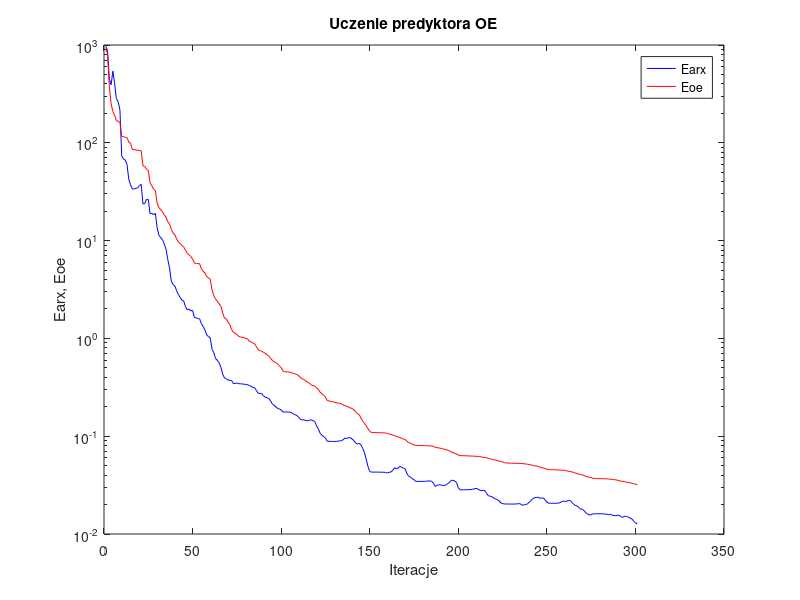
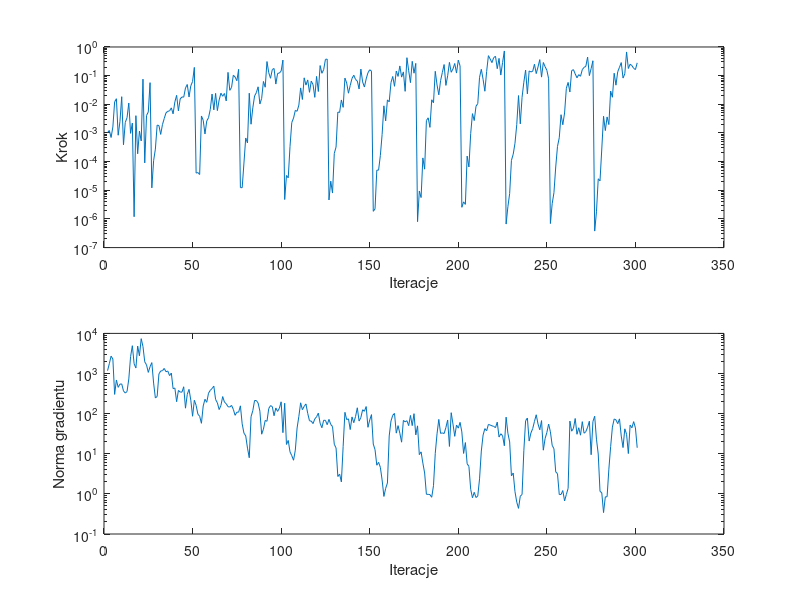

Write the MATLAB code that produced these figures, in order.
%uczenie predyktora oe
clear all;
n=0; farx(n+1)=9.721453e+002; foe(n+1)=9.225219e+002; wspucz(n+1)=0.000000e+000; ng(n+1)=0.000000e+000;
%odnowa zmiennej metryki
n=1; farx(n+1)=8.714583e+002; foe(n+1)=8.102326e+002; krok(n+1)=1.013887e-003; ng(n+1)=1.179006e+003;
n=2; farx(n+1)=4.492286e+002; foe(n+1)=3.771089e+002; krok(n+1)=1.221241e-003; ng(n+1)=1.754931e+003;
n=3; farx(n+1)=3.925362e+002; foe(n+1)=2.506570e+002; krok(n+1)=6.946998e-004; ng(n+1)=2.707715e+003;
n=4; farx(n+1)=5.405484e+002; foe(n+1)=2.093148e+002; krok(n+1)=1.620122e-003; ng(n+1)=2.301006e+003;
n=5; farx(n+1)=4.032390e+002; foe(n+1)=1.919640e+002; krok(n+1)=1.209587e-002; ng(n+1)=3.015825e+002;
n=6; farx(n+1)=2.821173e+002; foe(n+1)=1.679389e+002; krok(n+1)=1.564440e-002; ng(n+1)=6.899614e+002;
n=7; farx(n+1)=2.636839e+002; foe(n+1)=1.664503e+002; krok(n+1)=8.336543e-004; ng(n+1)=4.521881e+002;
n=8; farx(n+1)=2.152302e+002; foe(n+1)=1.613550e+002; krok(n+1)=2.511123e-003; ng(n+1)=5.439355e+002;
n=9; farx(n+1)=7.327039e+001; foe(n+1)=1.162486e+002; krok(n+1)=1.843505e-002; ng(n+1)=5.503517e+002;
n=10; farx(n+1)=6.809667e+001; foe(n+1)=1.151131e+002; krok(n+1)=3.870231e-004; ng(n+1)=3.692520e+002;
n=11; farx(n+1)=6.666317e+001; foe(n+1)=1.142769e+002; krok(n+1)=2.332157e-003; ng(n+1)=3.257758e+002;
n=12; farx(n+1)=6.000032e+001; foe(n+1)=1.123701e+002; krok(n+1)=3.401267e-003; ng(n+1)=3.557227e+002;
n=13; farx(n+1)=4.207477e+001; foe(n+1)=1.015226e+002; krok(n+1)=1.109636e-002; ng(n+1)=7.323390e+002;
n=14; farx(n+1)=3.720911e+001; foe(n+1)=9.932773e+001; krok(n+1)=9.704806e-004; ng(n+1)=2.633765e+003;
n=15; farx(n+1)=3.368184e+001; foe(n+1)=8.537896e+001; krok(n+1)=2.212152e-003; ng(n+1)=4.932451e+003;
n=16; farx(n+1)=3.368017e+001; foe(n+1)=8.537751e+001; krok(n+1)=1.193633e-006; ng(n+1)=1.745609e+003;
n=17; farx(n+1)=3.435655e+001; foe(n+1)=8.414876e+001; krok(n+1)=4.011567e-003; ng(n+1)=1.371761e+003;
n=18; farx(n+1)=3.448587e+001; foe(n+1)=8.407067e+001; krok(n+1)=1.874926e-004; ng(n+1)=4.848008e+003;
n=19; farx(n+1)=3.663468e+001; foe(n+1)=8.332822e+001; krok(n+1)=1.166078e-003; ng(n+1)=2.752320e+003;
n=20; farx(n+1)=3.756687e+001; foe(n+1)=8.279094e+001; krok(n+1)=5.265079e-004; ng(n+1)=7.386954e+003;
n=21; farx(n+1)=2.366861e+001; foe(n+1)=5.787691e+001; krok(n+1)=7.533713e-002; ng(n+1)=4.689106e+003;
n=22; farx(n+1)=2.390164e+001; foe(n+1)=5.730864e+001; krok(n+1)=9.016768e-005; ng(n+1)=1.956702e+003;
n=23; farx(n+1)=2.644833e+001; foe(n+1)=5.366665e+001; krok(n+1)=4.055547e-003; ng(n+1)=1.642126e+003;
n=24; farx(n+1)=2.628667e+001; foe(n+1)=5.222710e+001; krok(n+1)=5.414124e-003; ng(n+1)=1.067378e+003;
n=25; farx(n+1)=1.882593e+001; foe(n+1)=3.891541e+001; krok(n+1)=5.694364e-002; ng(n+1)=1.480384e+003;
%odnowa zmiennej metryki
n=26; farx(n+1)=1.906451e+001; foe(n+1)=3.633876e+001; krok(n+1)=1.214216e-005; ng(n+1)=1.870301e+003;
n=27; farx(n+1)=1.833915e+001; foe(n+1)=3.360239e+001; krok(n+1)=1.075741e-004; ng(n+1)=5.779873e+002;
n=28; farx(n+1)=1.905093e+001; foe(n+1)=3.242376e+001; krok(n+1)=2.734728e-004; ng(n+1)=2.458570e+002;
n=29; farx(n+1)=1.355632e+001; foe(n+1)=2.416372e+001; krok(n+1)=1.882699e-003; ng(n+1)=2.672679e+002;
n=30; farx(n+1)=1.133475e+001; foe(n+1)=2.171736e+001; krok(n+1)=1.812955e-003; ng(n+1)=9.766510e+002;
n=31; farx(n+1)=1.072234e+001; foe(n+1)=2.068502e+001; krok(n+1)=8.897443e-004; ng(n+1)=1.155734e+003;
n=32; farx(n+1)=1.024446e+001; foe(n+1)=1.972136e+001; krok(n+1)=1.958759e-003; ng(n+1)=1.173812e+003;
n=33; farx(n+1)=9.243444e+000; foe(n+1)=1.833026e+001; krok(n+1)=3.195265e-003; ng(n+1)=1.338214e+003;
n=34; farx(n+1)=8.192273e+000; foe(n+1)=1.737084e+001; krok(n+1)=5.038654e-003; ng(n+1)=1.107668e+003;
n=35; farx(n+1)=6.409433e+000; foe(n+1)=1.555237e+001; krok(n+1)=5.699196e-003; ng(n+1)=1.155112e+003;
n=36; farx(n+1)=5.252526e+000; foe(n+1)=1.485565e+001; krok(n+1)=5.879413e-003; ng(n+1)=8.871339e+002;
n=37; farx(n+1)=3.849736e+000; foe(n+1)=1.298281e+001; krok(n+1)=7.505960e-003; ng(n+1)=1.029159e+003;
n=38; farx(n+1)=3.542805e+000; foe(n+1)=1.195819e+001; krok(n+1)=4.653602e-003; ng(n+1)=4.198121e+002;
n=39; farx(n+1)=3.435807e+000; foe(n+1)=1.146565e+001; krok(n+1)=1.214548e-002; ng(n+1)=4.355376e+002;
n=40; farx(n+1)=3.071129e+000; foe(n+1)=1.041733e+001; krok(n+1)=2.054980e-002; ng(n+1)=1.983979e+002;
n=41; farx(n+1)=2.810808e+000; foe(n+1)=9.647132e+000; krok(n+1)=5.915528e-003; ng(n+1)=3.788740e+002;
n=42; farx(n+1)=2.613668e+000; foe(n+1)=9.299050e+000; krok(n+1)=1.536047e-002; ng(n+1)=3.448876e+002;
n=43; farx(n+1)=2.462575e+000; foe(n+1)=8.881034e+000; krok(n+1)=1.806016e-002; ng(n+1)=3.429272e+002;
n=44; farx(n+1)=2.415385e+000; foe(n+1)=8.617019e+000; krok(n+1)=1.775074e-002; ng(n+1)=4.678603e+002;
n=45; farx(n+1)=2.102882e+000; foe(n+1)=7.977286e+000; krok(n+1)=3.730542e-002; ng(n+1)=1.367963e+002;
n=46; farx(n+1)=1.957350e+000; foe(n+1)=7.373910e+000; krok(n+1)=4.905012e-002; ng(n+1)=3.026346e+002;
n=47; farx(n+1)=1.990513e+000; foe(n+1)=7.170469e+000; krok(n+1)=1.801017e-002; ng(n+1)=4.030538e+002;
n=48; farx(n+1)=1.910854e+000; foe(n+1)=6.878282e+000; krok(n+1)=4.438543e-002; ng(n+1)=2.173206e+002;
n=49; farx(n+1)=1.933793e+000; foe(n+1)=6.504298e+000; krok(n+1)=6.252611e-002; ng(n+1)=8.610617e+001;
n=50; farx(n+1)=1.640114e+000; foe(n+1)=5.911929e+000; krok(n+1)=1.936521e-001; ng(n+1)=2.156226e+002;
%odnowa zmiennej metryki
n=51; farx(n+1)=1.621846e+000; foe(n+1)=5.847017e+000; krok(n+1)=3.980988e-005; ng(n+1)=1.608701e+002;
n=52; farx(n+1)=1.597024e+000; foe(n+1)=5.816818e+000; krok(n+1)=4.156331e-005; ng(n+1)=9.704040e+001;
n=53; farx(n+1)=1.579536e+000; foe(n+1)=5.800128e+000; krok(n+1)=3.551969e-005; ng(n+1)=8.596823e+001;
n=54; farx(n+1)=1.410294e+000; foe(n+1)=5.122277e+000; krok(n+1)=3.907882e-003; ng(n+1)=5.744227e+001;
n=55; farx(n+1)=1.319201e+000; foe(n+1)=4.867543e+000; krok(n+1)=2.774090e-003; ng(n+1)=1.553518e+002;
n=56; farx(n+1)=1.216669e+000; foe(n+1)=4.665743e+000; krok(n+1)=9.208067e-004; ng(n+1)=2.280137e+002;
n=57; farx(n+1)=1.082216e+000; foe(n+1)=4.275889e+000; krok(n+1)=2.621411e-003; ng(n+1)=1.915902e+002;
n=58; farx(n+1)=1.043703e+000; foe(n+1)=4.153710e+000; krok(n+1)=3.400118e-003; ng(n+1)=3.233096e+002;
n=59; farx(n+1)=1.008855e+000; foe(n+1)=4.016884e+000; krok(n+1)=6.669234e-003; ng(n+1)=3.804949e+002;
n=60; farx(n+1)=7.713351e-001; foe(n+1)=3.115518e+000; krok(n+1)=2.284436e-002; ng(n+1)=4.231974e+002;
n=61; farx(n+1)=7.138025e-001; foe(n+1)=2.733523e+000; krok(n+1)=6.380132e-003; ng(n+1)=4.831414e+002;
n=62; farx(n+1)=6.215247e-001; foe(n+1)=2.510107e+000; krok(n+1)=2.409244e-002; ng(n+1)=2.246691e+002;
n=63; farx(n+1)=5.952066e-001; foe(n+1)=2.401790e+000; krok(n+1)=6.019169e-003; ng(n+1)=1.861881e+002;
n=64; farx(n+1)=5.628816e-001; foe(n+1)=2.254806e+000; krok(n+1)=1.423801e-002; ng(n+1)=1.264536e+002;
n=65; farx(n+1)=5.057185e-001; foe(n+1)=2.125969e+000; krok(n+1)=2.439969e-002; ng(n+1)=1.596607e+002;
n=66; farx(n+1)=4.305351e-001; foe(n+1)=1.811532e+000; krok(n+1)=1.911063e-002; ng(n+1)=2.664135e+002;
n=67; farx(n+1)=3.950146e-001; foe(n+1)=1.615745e+000; krok(n+1)=2.378798e-002; ng(n+1)=1.935754e+002;
n=68; farx(n+1)=3.867377e-001; foe(n+1)=1.585615e+000; krok(n+1)=1.308616e-002; ng(n+1)=1.762381e+002;
n=69; farx(n+1)=3.757410e-001; foe(n+1)=1.469657e+000; krok(n+1)=1.300904e-001; ng(n+1)=1.490423e+002;
n=70; farx(n+1)=3.723852e-001; foe(n+1)=1.388201e+000; krok(n+1)=3.081106e-002; ng(n+1)=1.457945e+002;
n=71; farx(n+1)=3.715147e-001; foe(n+1)=1.233573e+000; krok(n+1)=3.876686e-002; ng(n+1)=1.603247e+002;
n=72; farx(n+1)=3.455668e-001; foe(n+1)=1.154069e+000; krok(n+1)=1.032026e-001; ng(n+1)=1.279960e+002;
n=73; farx(n+1)=3.461325e-001; foe(n+1)=1.130488e+000; krok(n+1)=8.973318e-002; ng(n+1)=9.088404e+001;
n=74; farx(n+1)=3.495072e-001; foe(n+1)=1.099036e+000; krok(n+1)=6.640781e-002; ng(n+1)=1.087698e+002;
n=75; farx(n+1)=3.447171e-001; foe(n+1)=1.049132e+000; krok(n+1)=1.660944e-001; ng(n+1)=1.088121e+002;
%odnowa zmiennej metryki
n=76; farx(n+1)=3.431995e-001; foe(n+1)=1.031285e+000; krok(n+1)=1.240203e-005; ng(n+1)=1.564180e+002;
n=77; farx(n+1)=3.426826e-001; foe(n+1)=1.027872e+000; krok(n+1)=1.228282e-005; ng(n+1)=5.560031e+001;
n=78; farx(n+1)=3.405076e-001; foe(n+1)=1.021130e+000; krok(n+1)=8.923578e-005; ng(n+1)=3.263730e+001;
n=79; farx(n+1)=3.378538e-001; foe(n+1)=9.958811e-001; krok(n+1)=6.694872e-004; ng(n+1)=2.798729e+001;
n=80; farx(n+1)=3.369319e-001; foe(n+1)=9.917583e-001; krok(n+1)=4.480372e-004; ng(n+1)=1.381724e+001;
n=81; farx(n+1)=3.295362e-001; foe(n+1)=9.320127e-001; krok(n+1)=2.439969e-002; ng(n+1)=7.957389e+000;
n=82; farx(n+1)=3.247021e-001; foe(n+1)=9.201034e-001; krok(n+1)=2.019006e-003; ng(n+1)=8.370213e+001;
n=83; farx(n+1)=3.159908e-001; foe(n+1)=8.963655e-001; krok(n+1)=7.504897e-003; ng(n+1)=1.183144e+002;
n=84; farx(n+1)=3.135328e-001; foe(n+1)=8.845812e-001; krok(n+1)=1.950573e-002; ng(n+1)=2.126540e+002;
n=85; farx(n+1)=2.937235e-001; foe(n+1)=8.267828e-001; krok(n+1)=2.552053e-002; ng(n+1)=2.122910e+002;
n=86; farx(n+1)=2.753295e-001; foe(n+1)=7.676112e-001; krok(n+1)=4.076532e-002; ng(n+1)=1.836509e+002;
n=87; farx(n+1)=2.738584e-001; foe(n+1)=7.489029e-001; krok(n+1)=1.023953e-002; ng(n+1)=1.152131e+002;
n=88; farx(n+1)=2.729099e-001; foe(n+1)=7.405787e-001; krok(n+1)=1.610734e-002; ng(n+1)=3.072695e+001;
n=89; farx(n+1)=2.587449e-001; foe(n+1)=7.202421e-001; krok(n+1)=6.269998e-002; ng(n+1)=4.101715e+001;
n=90; farx(n+1)=2.511487e-001; foe(n+1)=7.037114e-001; krok(n+1)=3.943936e-002; ng(n+1)=6.775961e+001;
n=91; farx(n+1)=2.475705e-001; foe(n+1)=6.801980e-001; krok(n+1)=3.105531e-001; ng(n+1)=6.446402e+001;
n=92; farx(n+1)=2.432415e-001; foe(n+1)=6.615232e-001; krok(n+1)=1.269085e-001; ng(n+1)=1.341187e+002;
n=93; farx(n+1)=2.304466e-001; foe(n+1)=6.265890e-001; krok(n+1)=8.097460e-002; ng(n+1)=1.584179e+002;
n=94; farx(n+1)=2.141137e-001; foe(n+1)=5.966561e-001; krok(n+1)=1.627922e-001; ng(n+1)=1.499114e+002;
n=95; farx(n+1)=2.072145e-001; foe(n+1)=5.754243e-001; krok(n+1)=1.775417e-001; ng(n+1)=8.860124e+001;
n=96; farx(n+1)=1.993214e-001; foe(n+1)=5.660107e-001; krok(n+1)=5.082412e-002; ng(n+1)=1.384708e+002;
n=97; farx(n+1)=1.922636e-001; foe(n+1)=5.491347e-001; krok(n+1)=1.197092e-001; ng(n+1)=1.139078e+002;
n=98; farx(n+1)=1.899660e-001; foe(n+1)=5.236917e-001; krok(n+1)=1.232694e-001; ng(n+1)=1.363039e+002;
n=99; farx(n+1)=1.858438e-001; foe(n+1)=5.032420e-001; krok(n+1)=1.447238e-001; ng(n+1)=1.970419e+002;
n=100; farx(n+1)=1.772809e-001; foe(n+1)=4.659119e-001; krok(n+1)=3.493083e-001; ng(n+1)=3.354913e+001;
%odnowa zmiennej metryki
n=101; farx(n+1)=1.769458e-001; foe(n+1)=4.558403e-001; krok(n+1)=4.760421e-006; ng(n+1)=1.815453e+002;
n=102; farx(n+1)=1.767940e-001; foe(n+1)=4.552736e-001; krok(n+1)=3.282609e-005; ng(n+1)=1.706082e+001;
n=103; farx(n+1)=1.765517e-001; foe(n+1)=4.545968e-001; krok(n+1)=2.722915e-005; ng(n+1)=2.149108e+001;
n=104; farx(n+1)=1.762508e-001; foe(n+1)=4.528113e-001; krok(n+1)=3.325065e-004; ng(n+1)=1.116679e+001;
n=105; farx(n+1)=1.726301e-001; foe(n+1)=4.438124e-001; krok(n+1)=2.314595e-003; ng(n+1)=8.966084e+000;
n=106; farx(n+1)=1.692475e-001; foe(n+1)=4.392308e-001; krok(n+1)=3.303815e-003; ng(n+1)=6.897263e+000;
n=107; farx(n+1)=1.653230e-001; foe(n+1)=4.327524e-001; krok(n+1)=6.130766e-003; ng(n+1)=1.231134e+001;
n=108; farx(n+1)=1.621543e-001; foe(n+1)=4.270348e-001; krok(n+1)=5.711090e-003; ng(n+1)=4.383275e+001;
n=109; farx(n+1)=1.548185e-001; foe(n+1)=4.142201e-001; krok(n+1)=9.367765e-003; ng(n+1)=8.560032e+001;
n=110; farx(n+1)=1.486313e-001; foe(n+1)=3.939386e-001; krok(n+1)=3.731451e-002; ng(n+1)=1.862291e+002;
n=111; farx(n+1)=1.467212e-001; foe(n+1)=3.861308e-001; krok(n+1)=1.473291e-002; ng(n+1)=1.253269e+002;
n=112; farx(n+1)=1.471437e-001; foe(n+1)=3.793330e-001; krok(n+1)=8.388517e-002; ng(n+1)=1.518768e+002;
n=113; farx(n+1)=1.443508e-001; foe(n+1)=3.666604e-001; krok(n+1)=4.679730e-002; ng(n+1)=1.741663e+002;
n=114; farx(n+1)=1.437459e-001; foe(n+1)=3.541738e-001; krok(n+1)=7.084462e-002; ng(n+1)=1.014841e+002;
n=115; farx(n+1)=1.457532e-001; foe(n+1)=3.481977e-001; krok(n+1)=2.617870e-002; ng(n+1)=6.640363e+001;
n=116; farx(n+1)=1.472808e-001; foe(n+1)=3.344715e-001; krok(n+1)=6.444366e-002; ng(n+1)=6.512459e+001;
n=117; farx(n+1)=1.440094e-001; foe(n+1)=3.281377e-001; krok(n+1)=4.864952e-002; ng(n+1)=5.651859e+001;
n=118; farx(n+1)=1.416779e-001; foe(n+1)=3.248827e-001; krok(n+1)=1.750226e-002; ng(n+1)=7.371831e+001;
n=119; farx(n+1)=1.269934e-001; foe(n+1)=3.109087e-001; krok(n+1)=9.420590e-002; ng(n+1)=8.357247e+001;
n=120; farx(n+1)=1.191864e-001; foe(n+1)=3.017605e-001; krok(n+1)=2.799347e-002; ng(n+1)=1.029607e+002;
n=121; farx(n+1)=1.070159e-001; foe(n+1)=2.814692e-001; krok(n+1)=2.250273e-001; ng(n+1)=5.776236e+001;
n=122; farx(n+1)=1.022717e-001; foe(n+1)=2.723227e-001; krok(n+1)=1.210679e-001; ng(n+1)=4.452575e+001;
n=123; farx(n+1)=9.907095e-002; foe(n+1)=2.637305e-001; krok(n+1)=1.612369e-001; ng(n+1)=6.840349e+001;
n=124; farx(n+1)=9.609841e-002; foe(n+1)=2.510397e-001; krok(n+1)=3.691454e-001; ng(n+1)=6.807988e+001;
n=125; farx(n+1)=8.874504e-002; foe(n+1)=2.312883e-001; krok(n+1)=3.780408e-001; ng(n+1)=5.303644e+001;
%odnowa zmiennej metryki
n=126; farx(n+1)=8.871166e-002; foe(n+1)=2.300217e-001; krok(n+1)=4.588605e-006; ng(n+1)=7.194913e+001;
n=127; farx(n+1)=8.851066e-002; foe(n+1)=2.263419e-001; krok(n+1)=2.078166e-005; ng(n+1)=5.368387e+001;
n=128; farx(n+1)=8.849669e-002; foe(n+1)=2.253952e-001; krok(n+1)=8.001301e-006; ng(n+1)=4.773004e+001;
n=129; farx(n+1)=8.843673e-002; foe(n+1)=2.226694e-001; krok(n+1)=1.935115e-004; ng(n+1)=1.725847e+001;
n=130; farx(n+1)=8.838997e-002; foe(n+1)=2.199401e-001; krok(n+1)=3.229906e-004; ng(n+1)=1.394503e+001;
n=131; farx(n+1)=8.889302e-002; foe(n+1)=2.183917e-001; krok(n+1)=5.355898e-003; ng(n+1)=2.711584e+000;
n=132; farx(n+1)=8.971537e-002; foe(n+1)=2.168208e-001; krok(n+1)=5.200687e-003; ng(n+1)=3.109640e+000;
n=133; farx(n+1)=8.990326e-002; foe(n+1)=2.149303e-001; krok(n+1)=1.417782e-002; ng(n+1)=1.990257e+000;
n=134; farx(n+1)=9.215964e-002; foe(n+1)=2.083681e-001; krok(n+1)=7.835038e-003; ng(n+1)=1.528858e+001;
n=135; farx(n+1)=9.574313e-002; foe(n+1)=2.053986e-001; krok(n+1)=8.219922e-002; ng(n+1)=1.079803e+002;
n=136; farx(n+1)=9.473452e-002; foe(n+1)=2.025180e-001; krok(n+1)=5.536703e-002; ng(n+1)=7.094604e+001;
n=137; farx(n+1)=9.659744e-002; foe(n+1)=1.994923e-001; krok(n+1)=2.440235e-002; ng(n+1)=7.424496e+001;
n=138; farx(n+1)=9.667120e-002; foe(n+1)=1.948557e-001; krok(n+1)=4.569519e-002; ng(n+1)=4.010440e+001;
n=139; farx(n+1)=9.390290e-002; foe(n+1)=1.920473e-001; krok(n+1)=8.000730e-002; ng(n+1)=8.284125e+001;
n=140; farx(n+1)=9.024788e-002; foe(n+1)=1.866197e-001; krok(n+1)=1.036878e-001; ng(n+1)=5.944693e+001;
n=141; farx(n+1)=8.561552e-002; foe(n+1)=1.780694e-001; krok(n+1)=7.368707e-002; ng(n+1)=8.480280e+001;
n=142; farx(n+1)=8.315961e-002; foe(n+1)=1.696130e-001; krok(n+1)=6.482479e-002; ng(n+1)=1.399557e+002;
n=143; farx(n+1)=8.420871e-002; foe(n+1)=1.669957e-001; krok(n+1)=3.423266e-002; ng(n+1)=6.531503e+001;
n=144; farx(n+1)=8.226855e-002; foe(n+1)=1.539818e-001; krok(n+1)=1.695040e-001; ng(n+1)=8.006584e+001;
n=145; farx(n+1)=7.500454e-002; foe(n+1)=1.427891e-001; krok(n+1)=6.045742e-002; ng(n+1)=1.249534e+002;
n=146; farx(n+1)=6.838178e-002; foe(n+1)=1.362347e-001; krok(n+1)=4.000365e-002; ng(n+1)=1.144635e+002;
n=147; farx(n+1)=5.806392e-002; foe(n+1)=1.273384e-001; krok(n+1)=7.709486e-002; ng(n+1)=1.501417e+002;
n=148; farx(n+1)=4.919741e-002; foe(n+1)=1.194095e-001; krok(n+1)=1.261335e-001; ng(n+1)=4.566810e+001;
n=149; farx(n+1)=4.356106e-002; foe(n+1)=1.126814e-001; krok(n+1)=1.601162e-001; ng(n+1)=6.940128e+001;
n=150; farx(n+1)=4.293131e-002; foe(n+1)=1.089875e-001; krok(n+1)=1.438191e-001; ng(n+1)=9.455890e+001;
%odnowa zmiennej metryki
n=151; farx(n+1)=4.293252e-002; foe(n+1)=1.089440e-001; krok(n+1)=1.845341e-006; ng(n+1)=1.747442e+001;
n=152; farx(n+1)=4.293486e-002; foe(n+1)=1.089263e-001; krok(n+1)=2.245085e-006; ng(n+1)=1.265704e+001;
n=153; farx(n+1)=4.294081e-002; foe(n+1)=1.088700e-001; krok(n+1)=5.036707e-005; ng(n+1)=5.183544e+000;
n=154; farx(n+1)=4.291646e-002; foe(n+1)=1.087769e-001; krok(n+1)=5.039187e-005; ng(n+1)=6.126973e+000;
n=155; farx(n+1)=4.288544e-002; foe(n+1)=1.085778e-001; krok(n+1)=1.625215e-004; ng(n+1)=4.598035e+000;
n=156; farx(n+1)=4.284281e-002; foe(n+1)=1.083473e-001; krok(n+1)=8.898758e-004; ng(n+1)=2.217139e+000;
n=157; farx(n+1)=4.275456e-002; foe(n+1)=1.080304e-001; krok(n+1)=8.839546e-003; ng(n+1)=8.638792e-001;
n=158; farx(n+1)=4.258115e-002; foe(n+1)=1.078597e-001; krok(n+1)=2.634602e-003; ng(n+1)=1.371522e+000;
n=159; farx(n+1)=4.204435e-002; foe(n+1)=1.064527e-001; krok(n+1)=1.423591e-002; ng(n+1)=1.866116e+000;
n=160; farx(n+1)=4.284405e-002; foe(n+1)=1.054450e-001; krok(n+1)=1.220118e-002; ng(n+1)=2.780653e+001;
n=161; farx(n+1)=4.297381e-002; foe(n+1)=1.043283e-001; krok(n+1)=5.730115e-002; ng(n+1)=6.552731e+001;
n=162; farx(n+1)=4.470506e-002; foe(n+1)=1.027608e-001; krok(n+1)=9.353615e-002; ng(n+1)=9.089608e+001;
n=163; farx(n+1)=4.752522e-002; foe(n+1)=1.012470e-001; krok(n+1)=4.254539e-002; ng(n+1)=1.011426e+002;
n=164; farx(n+1)=4.635567e-002; foe(n+1)=9.990364e-002; krok(n+1)=1.447238e-001; ng(n+1)=3.266510e+001;
n=165; farx(n+1)=4.722967e-002; foe(n+1)=9.857721e-002; krok(n+1)=9.407061e-002; ng(n+1)=5.020735e+001;
n=166; farx(n+1)=4.918605e-002; foe(n+1)=9.689057e-002; krok(n+1)=2.183343e-001; ng(n+1)=3.252077e+001;
n=167; farx(n+1)=4.814794e-002; foe(n+1)=9.530293e-002; krok(n+1)=8.892157e-002; ng(n+1)=1.942750e+001;
n=168; farx(n+1)=4.717335e-002; foe(n+1)=9.350011e-002; krok(n+1)=1.350863e-001; ng(n+1)=6.778919e+001;
n=169; farx(n+1)=4.628728e-002; foe(n+1)=9.256445e-002; krok(n+1)=2.835564e-002; ng(n+1)=6.239935e+001;
n=170; farx(n+1)=4.158035e-002; foe(n+1)=8.875106e-002; krok(n+1)=4.228235e-001; ng(n+1)=6.670620e+001;
n=171; farx(n+1)=3.891582e-002; foe(n+1)=8.600180e-002; krok(n+1)=1.478545e-001; ng(n+1)=5.013610e+001;
n=172; farx(n+1)=3.834581e-002; foe(n+1)=8.514105e-002; krok(n+1)=5.695205e-002; ng(n+1)=9.005405e+001;
n=173; farx(n+1)=3.677956e-002; foe(n+1)=8.270749e-002; krok(n+1)=3.160606e-001; ng(n+1)=5.025508e+001;
n=174; farx(n+1)=3.586188e-002; foe(n+1)=8.164273e-002; krok(n+1)=1.217528e-001; ng(n+1)=9.979244e+001;
n=175; farx(n+1)=3.452257e-002; foe(n+1)=8.050564e-002; krok(n+1)=2.676098e-001; ng(n+1)=2.953541e+001;
%odnowa zmiennej metryki
n=176; farx(n+1)=3.452251e-002; foe(n+1)=8.039978e-002; krok(n+1)=8.022765e-007; ng(n+1)=4.960241e+001;
n=177; farx(n+1)=3.451596e-002; foe(n+1)=8.035468e-002; krok(n+1)=9.410994e-006; ng(n+1)=9.501780e+000;
n=178; farx(n+1)=3.450672e-002; foe(n+1)=8.031922e-002; krok(n+1)=5.567081e-006; ng(n+1)=1.115964e+001;
n=179; farx(n+1)=3.453399e-002; foe(n+1)=8.005209e-002; krok(n+1)=1.348719e-004; ng(n+1)=5.853944e+000;
n=180; farx(n+1)=3.453713e-002; foe(n+1)=8.001744e-002; krok(n+1)=5.445660e-005; ng(n+1)=3.317907e+000;
n=181; farx(n+1)=3.464177e-002; foe(n+1)=7.990837e-002; krok(n+1)=2.707062e-003; ng(n+1)=9.780014e-001;
n=182; farx(n+1)=3.483811e-002; foe(n+1)=7.972947e-002; krok(n+1)=3.373181e-003; ng(n+1)=9.729042e-001;
n=183; farx(n+1)=3.495577e-002; foe(n+1)=7.965411e-002; krok(n+1)=1.568736e-003; ng(n+1)=9.607851e-001;
n=184; farx(n+1)=3.452710e-002; foe(n+1)=7.933014e-002; krok(n+1)=1.438335e-002; ng(n+1)=8.233674e-001;
n=185; farx(n+1)=3.299170e-002; foe(n+1)=7.880177e-002; krok(n+1)=1.132561e-002; ng(n+1)=1.601265e+000;
n=186; farx(n+1)=3.065979e-002; foe(n+1)=7.690593e-002; krok(n+1)=1.416892e-001; ng(n+1)=1.025112e+001;
n=187; farx(n+1)=3.138472e-002; foe(n+1)=7.637529e-002; krok(n+1)=4.732206e-002; ng(n+1)=3.142225e+001;
n=188; farx(n+1)=3.191778e-002; foe(n+1)=7.584424e-002; krok(n+1)=2.138537e-002; ng(n+1)=7.181590e+001;
n=189; farx(n+1)=3.174791e-002; foe(n+1)=7.523141e-002; krok(n+1)=6.677458e-002; ng(n+1)=3.220021e+001;
n=190; farx(n+1)=3.140151e-002; foe(n+1)=7.447547e-002; krok(n+1)=1.292164e-001; ng(n+1)=3.320581e+001;
n=191; farx(n+1)=3.123002e-002; foe(n+1)=7.355990e-002; krok(n+1)=2.442288e-001; ng(n+1)=3.189125e+001;
n=192; farx(n+1)=3.181799e-002; foe(n+1)=7.291015e-002; krok(n+1)=4.568872e-002; ng(n+1)=4.507376e+001;
n=193; farx(n+1)=3.270906e-002; foe(n+1)=7.202705e-002; krok(n+1)=9.907791e-002; ng(n+1)=6.936240e+001;
n=194; farx(n+1)=3.360137e-002; foe(n+1)=7.081372e-002; krok(n+1)=2.905057e-001; ng(n+1)=1.521879e+001;
n=195; farx(n+1)=3.534257e-002; foe(n+1)=6.923180e-002; krok(n+1)=1.312394e-001; ng(n+1)=1.055534e+002;
n=196; farx(n+1)=3.543285e-002; foe(n+1)=6.772636e-002; krok(n+1)=1.722157e-001; ng(n+1)=5.481913e+001;
n=197; farx(n+1)=3.472387e-002; foe(n+1)=6.681687e-002; krok(n+1)=2.656312e-001; ng(n+1)=2.720004e+001;
n=198; farx(n+1)=3.372271e-002; foe(n+1)=6.616123e-002; krok(n+1)=1.230771e-001; ng(n+1)=5.205362e+001;
n=199; farx(n+1)=2.966393e-002; foe(n+1)=6.407846e-002; krok(n+1)=3.477470e-001; ng(n+1)=4.349704e+001;
n=200; farx(n+1)=2.832887e-002; foe(n+1)=6.343409e-002; krok(n+1)=2.193298e-001; ng(n+1)=6.061230e+001;
%odnowa zmiennej metryki
n=201; farx(n+1)=2.832507e-002; foe(n+1)=6.323847e-002; krok(n+1)=2.548789e-006; ng(n+1)=3.507302e+001;
n=202; farx(n+1)=2.832803e-002; foe(n+1)=6.321830e-002; krok(n+1)=3.943370e-006; ng(n+1)=1.018195e+001;
n=203; farx(n+1)=2.834084e-002; foe(n+1)=6.315842e-002; krok(n+1)=3.226646e-006; ng(n+1)=1.902100e+001;
n=204; farx(n+1)=2.837692e-002; foe(n+1)=6.290066e-002; krok(n+1)=1.562643e-004; ng(n+1)=5.614396e+000;
n=205; farx(n+1)=2.839752e-002; foe(n+1)=6.282325e-002; krok(n+1)=6.503105e-005; ng(n+1)=4.859797e+000;
n=206; farx(n+1)=2.845876e-002; foe(n+1)=6.275149e-002; krok(n+1)=9.540187e-004; ng(n+1)=1.299049e+000;
n=207; farx(n+1)=2.869796e-002; foe(n+1)=6.262098e-002; krok(n+1)=4.718270e-003; ng(n+1)=7.993206e-001;
n=208; farx(n+1)=2.895129e-002; foe(n+1)=6.249337e-002; krok(n+1)=2.707062e-003; ng(n+1)=1.094850e+000;
n=209; farx(n+1)=2.923656e-002; foe(n+1)=6.230336e-002; krok(n+1)=8.580693e-003; ng(n+1)=8.101028e-001;
n=210; farx(n+1)=2.885212e-002; foe(n+1)=6.211859e-002; krok(n+1)=1.053841e-002; ng(n+1)=8.881119e-001;
n=211; farx(n+1)=2.803392e-002; foe(n+1)=6.188839e-002; krok(n+1)=8.764941e-002; ng(n+1)=2.366239e+000;
n=212; farx(n+1)=2.778106e-002; foe(n+1)=6.138109e-002; krok(n+1)=1.666671e-001; ng(n+1)=1.168490e+001;
n=213; farx(n+1)=2.791780e-002; foe(n+1)=6.096703e-002; krok(n+1)=7.437068e-002; ng(n+1)=2.926392e+001;
n=214; farx(n+1)=2.773977e-002; foe(n+1)=6.068442e-002; krok(n+1)=2.857938e-002; ng(n+1)=4.231281e+001;
n=215; farx(n+1)=2.596440e-002; foe(n+1)=6.008373e-002; krok(n+1)=1.390811e-001; ng(n+1)=3.734586e+001;
n=216; farx(n+1)=2.460400e-002; foe(n+1)=5.933292e-002; krok(n+1)=4.979739e-001; ng(n+1)=5.387559e+001;
n=217; farx(n+1)=2.440102e-002; foe(n+1)=5.869987e-002; krok(n+1)=3.806077e-001; ng(n+1)=5.196459e+001;
n=218; farx(n+1)=2.400134e-002; foe(n+1)=5.811869e-002; krok(n+1)=2.846355e-001; ng(n+1)=4.978464e+001;
n=219; farx(n+1)=2.340150e-002; foe(n+1)=5.747781e-002; krok(n+1)=4.268310e-001; ng(n+1)=4.805592e+001;
n=220; farx(n+1)=2.276781e-002; foe(n+1)=5.686159e-002; krok(n+1)=4.747686e-001; ng(n+1)=4.480001e+001;
n=221; farx(n+1)=2.247424e-002; foe(n+1)=5.625132e-002; krok(n+1)=1.746541e-001; ng(n+1)=6.155847e+001;
n=222; farx(n+1)=2.179432e-002; foe(n+1)=5.573684e-002; krok(n+1)=4.003408e-001; ng(n+1)=2.610425e+001;
n=223; farx(n+1)=2.076169e-002; foe(n+1)=5.507404e-002; krok(n+1)=1.047148e-001; ng(n+1)=3.155381e+001;
n=224; farx(n+1)=2.051145e-002; foe(n+1)=5.466991e-002; krok(n+1)=2.869393e-001; ng(n+1)=2.808387e+001;
n=225; farx(n+1)=2.026628e-002; foe(n+1)=5.357661e-002; krok(n+1)=7.271671e-001; ng(n+1)=1.581651e+001;
%odnowa zmiennej metryki
n=226; farx(n+1)=2.026638e-002; foe(n+1)=5.334648e-002; krok(n+1)=6.623605e-007; ng(n+1)=8.172797e+001;
n=227; farx(n+1)=2.026368e-002; foe(n+1)=5.319679e-002; krok(n+1)=2.664616e-006; ng(n+1)=3.247786e+001;
n=228; farx(n+1)=2.024180e-002; foe(n+1)=5.303198e-002; krok(n+1)=7.745883e-006; ng(n+1)=1.970744e+001;
n=229; farx(n+1)=2.023686e-002; foe(n+1)=5.298704e-002; krok(n+1)=1.107642e-004; ng(n+1)=2.815601e+000;
n=230; farx(n+1)=2.022961e-002; foe(n+1)=5.288016e-002; krok(n+1)=1.802468e-004; ng(n+1)=3.317687e+000;
n=231; farx(n+1)=2.024939e-002; foe(n+1)=5.284930e-002; krok(n+1)=4.356528e-004; ng(n+1)=1.139368e+000;
n=232; farx(n+1)=2.032357e-002; foe(n+1)=5.281249e-002; krok(n+1)=1.945210e-003; ng(n+1)=6.242231e-001;
n=233; farx(n+1)=2.042410e-002; foe(n+1)=5.274014e-002; krok(n+1)=2.015462e-002; ng(n+1)=4.358118e-001;
n=234; farx(n+1)=2.039758e-002; foe(n+1)=5.271067e-002; krok(n+1)=2.077331e-003; ng(n+1)=8.783667e-001;
n=235; farx(n+1)=1.967844e-002; foe(n+1)=5.253949e-002; krok(n+1)=1.750226e-002; ng(n+1)=9.634179e-001;
n=236; farx(n+1)=1.986112e-002; foe(n+1)=5.233501e-002; krok(n+1)=5.873647e-002; ng(n+1)=1.184924e+001;
n=237; farx(n+1)=2.000280e-002; foe(n+1)=5.201532e-002; krok(n+1)=1.569333e-001; ng(n+1)=6.651914e+001;
n=238; farx(n+1)=2.026917e-002; foe(n+1)=5.173395e-002; krok(n+1)=2.307159e-002; ng(n+1)=7.787890e+001;
n=239; farx(n+1)=2.111429e-002; foe(n+1)=5.140376e-002; krok(n+1)=1.460372e-001; ng(n+1)=2.072846e+001;
n=240; farx(n+1)=2.197053e-002; foe(n+1)=5.085676e-002; krok(n+1)=1.347860e-001; ng(n+1)=3.298003e+001;
n=241; farx(n+1)=2.285252e-002; foe(n+1)=5.035894e-002; krok(n+1)=1.414327e-001; ng(n+1)=4.216944e+001;
n=242; farx(n+1)=2.349441e-002; foe(n+1)=4.982888e-002; krok(n+1)=2.503681e-001; ng(n+1)=6.405066e+001;
n=243; farx(n+1)=2.365027e-002; foe(n+1)=4.958182e-002; krok(n+1)=1.178633e-001; ng(n+1)=9.373924e+001;
n=244; farx(n+1)=2.376145e-002; foe(n+1)=4.917700e-002; krok(n+1)=2.007982e-001; ng(n+1)=5.538372e+001;
n=245; farx(n+1)=2.321476e-002; foe(n+1)=4.826291e-002; krok(n+1)=3.624196e-001; ng(n+1)=3.957941e+001;
n=246; farx(n+1)=2.320235e-002; foe(n+1)=4.776015e-002; krok(n+1)=8.892157e-002; ng(n+1)=6.709942e+001;
n=247; farx(n+1)=2.339982e-002; foe(n+1)=4.720971e-002; krok(n+1)=2.879025e-001; ng(n+1)=1.227852e+001;
n=248; farx(n+1)=2.233784e-002; foe(n+1)=4.673349e-002; krok(n+1)=2.056099e-001; ng(n+1)=2.390849e+001;
n=249; farx(n+1)=2.119238e-002; foe(n+1)=4.602146e-002; krok(n+1)=1.540084e-001; ng(n+1)=3.388206e+001;
n=250; farx(n+1)=2.062357e-002; foe(n+1)=4.555983e-002; krok(n+1)=7.763827e-002; ng(n+1)=5.508129e+001;
%odnowa zmiennej metryki
n=251; farx(n+1)=2.062401e-002; foe(n+1)=4.551557e-002; krok(n+1)=6.913251e-007; ng(n+1)=3.518926e+001;
n=252; farx(n+1)=2.062242e-002; foe(n+1)=4.546691e-002; krok(n+1)=3.394755e-006; ng(n+1)=1.627711e+001;
n=253; farx(n+1)=2.061191e-002; foe(n+1)=4.538566e-002; krok(n+1)=8.245016e-006; ng(n+1)=1.332474e+001;
n=254; farx(n+1)=2.062702e-002; foe(n+1)=4.533382e-002; krok(n+1)=6.490171e-005; ng(n+1)=3.528292e+000;
n=255; farx(n+1)=2.068161e-002; foe(n+1)=4.514783e-002; krok(n+1)=3.395966e-004; ng(n+1)=3.195977e+000;
n=256; farx(n+1)=2.072516e-002; foe(n+1)=4.511195e-002; krok(n+1)=6.791933e-004; ng(n+1)=9.625305e-001;
n=257; farx(n+1)=2.122643e-002; foe(n+1)=4.495224e-002; krok(n+1)=4.336062e-003; ng(n+1)=9.651227e-001;
n=258; farx(n+1)=2.163832e-002; foe(n+1)=4.483976e-002; krok(n+1)=1.935208e-003; ng(n+1)=1.211396e+000;
n=259; farx(n+1)=2.164115e-002; foe(n+1)=4.479314e-002; krok(n+1)=4.969883e-003; ng(n+1)=6.663837e-001;
n=260; farx(n+1)=2.152896e-002; foe(n+1)=4.430319e-002; krok(n+1)=3.637216e-002; ng(n+1)=9.653184e-001;
n=261; farx(n+1)=2.199879e-002; foe(n+1)=4.394197e-002; krok(n+1)=5.801457e-002; ng(n+1)=1.372939e+000;
n=262; farx(n+1)=2.203639e-002; foe(n+1)=4.355282e-002; krok(n+1)=2.687524e-002; ng(n+1)=6.516734e+001;
n=263; farx(n+1)=2.125802e-002; foe(n+1)=4.319816e-002; krok(n+1)=1.500565e-001; ng(n+1)=3.654263e+001;
n=264; farx(n+1)=2.029276e-002; foe(n+1)=4.267234e-002; krok(n+1)=1.620110e-001; ng(n+1)=4.271471e+001;
n=265; farx(n+1)=1.960261e-002; foe(n+1)=4.204312e-002; krok(n+1)=1.150658e-001; ng(n+1)=7.562375e+001;
n=266; farx(n+1)=1.938014e-002; foe(n+1)=4.162169e-002; krok(n+1)=8.430727e-002; ng(n+1)=3.061071e+001;
n=267; farx(n+1)=1.869708e-002; foe(n+1)=4.096526e-002; krok(n+1)=1.084933e-001; ng(n+1)=4.447924e+001;
n=268; farx(n+1)=1.798103e-002; foe(n+1)=4.060371e-002; krok(n+1)=9.515193e-002; ng(n+1)=2.905198e+001;
n=269; farx(n+1)=1.793939e-002; foe(n+1)=4.029225e-002; krok(n+1)=1.619492e-001; ng(n+1)=6.311314e+001;
n=270; farx(n+1)=1.735854e-002; foe(n+1)=3.969891e-002; krok(n+1)=1.942977e-001; ng(n+1)=3.252050e+001;
n=271; farx(n+1)=1.647300e-002; foe(n+1)=3.892260e-002; krok(n+1)=2.114442e-001; ng(n+1)=3.561553e+001;
n=272; farx(n+1)=1.602138e-002; foe(n+1)=3.839950e-002; krok(n+1)=4.456675e-001; ng(n+1)=4.582531e+001;
n=273; farx(n+1)=1.566239e-002; foe(n+1)=3.800814e-002; krok(n+1)=1.000780e-001; ng(n+1)=6.494496e+001;
n=274; farx(n+1)=1.571374e-002; foe(n+1)=3.777116e-002; krok(n+1)=1.778431e-001; ng(n+1)=9.457452e+000;
n=275; farx(n+1)=1.609579e-002; foe(n+1)=3.712842e-002; krok(n+1)=3.307424e-001; ng(n+1)=6.369300e+001;
%odnowa zmiennej metryki
n=276; farx(n+1)=1.609381e-002; foe(n+1)=3.697076e-002; krok(n+1)=3.767767e-007; ng(n+1)=8.626730e+001;
n=277; farx(n+1)=1.609475e-002; foe(n+1)=3.692058e-002; krok(n+1)=1.771513e-006; ng(n+1)=2.308280e+001;
n=278; farx(n+1)=1.610450e-002; foe(n+1)=3.680159e-002; krok(n+1)=2.518354e-005; ng(n+1)=9.848344e+000;
n=279; farx(n+1)=1.610277e-002; foe(n+1)=3.680022e-002; krok(n+1)=2.127259e-005; ng(n+1)=1.157819e+000;
n=280; farx(n+1)=1.609621e-002; foe(n+1)=3.678328e-002; krok(n+1)=2.749912e-004; ng(n+1)=1.067591e+000;
n=281; farx(n+1)=1.606051e-002; foe(n+1)=3.676418e-002; krok(n+1)=3.833898e-003; ng(n+1)=3.416925e-001;
n=282; farx(n+1)=1.598574e-002; foe(n+1)=3.672515e-002; krok(n+1)=1.211464e-003; ng(n+1)=8.453581e-001;
n=283; farx(n+1)=1.587169e-002; foe(n+1)=3.659419e-002; krok(n+1)=3.625910e-003; ng(n+1)=8.462745e-001;
n=284; farx(n+1)=1.574709e-002; foe(n+1)=3.645358e-002; krok(n+1)=1.964993e-003; ng(n+1)=4.127837e+000;
n=285; farx(n+1)=1.594836e-002; foe(n+1)=3.626689e-002; krok(n+1)=2.900728e-002; ng(n+1)=1.498783e+001;
n=286; farx(n+1)=1.548134e-002; foe(n+1)=3.616185e-002; krok(n+1)=1.761298e-002; ng(n+1)=4.621029e+001;
n=287; farx(n+1)=1.549031e-002; foe(n+1)=3.594366e-002; krok(n+1)=1.213694e-001; ng(n+1)=7.371557e+001;
n=288; farx(n+1)=1.536868e-002; foe(n+1)=3.579276e-002; krok(n+1)=4.655230e-002; ng(n+1)=7.002188e+001;
n=289; farx(n+1)=1.561362e-002; foe(n+1)=3.540236e-002; krok(n+1)=1.369307e-001; ng(n+1)=5.626396e+001;
n=290; farx(n+1)=1.547414e-002; foe(n+1)=3.495792e-002; krok(n+1)=1.961845e-001; ng(n+1)=7.408144e+001;
n=291; farx(n+1)=1.493395e-002; foe(n+1)=3.466783e-002; krok(n+1)=2.857373e-001; ng(n+1)=2.759792e+001;
n=292; farx(n+1)=1.484398e-002; foe(n+1)=3.454232e-002; krok(n+1)=8.222485e-002; ng(n+1)=1.426096e+001;
n=293; farx(n+1)=1.525262e-002; foe(n+1)=3.433615e-002; krok(n+1)=1.158784e-001; ng(n+1)=4.182199e+001;
n=294; farx(n+1)=1.502883e-002; foe(n+1)=3.371161e-002; krok(n+1)=6.709302e-001; ng(n+1)=3.063689e+001;
n=295; farx(n+1)=1.496523e-002; foe(n+1)=3.360679e-002; krok(n+1)=1.775417e-001; ng(n+1)=1.011756e+001;
n=296; farx(n+1)=1.451628e-002; foe(n+1)=3.329182e-002; krok(n+1)=2.496347e-001; ng(n+1)=5.184820e+001;
n=297; farx(n+1)=1.425943e-002; foe(n+1)=3.306183e-002; krok(n+1)=2.249366e-001; ng(n+1)=4.441516e+001;
n=298; farx(n+1)=1.355549e-002; foe(n+1)=3.258886e-002; krok(n+1)=1.794664e-001; ng(n+1)=6.318224e+001;
n=299; farx(n+1)=1.303314e-002; foe(n+1)=3.234363e-002; krok(n+1)=1.630613e-001; ng(n+1)=4.407099e+001;
n=300; farx(n+1)=1.265491e-002; foe(n+1)=3.195701e-002; krok(n+1)=2.800362e-001; ng(n+1)=1.410589e+001;

figure; semilogy(farx,'b'); hold on; semilogy(foe,'r'); xlabel('Iteracje'); ylabel('Earx, Eoe'); legend('Earx','Eoe'); title('Uczenie predyktora OE');
figure; subplot(2,1,1); semilogy(krok); xlabel('Iteracje'); ylabel('Krok');
subplot(2,1,2); semilogy(ng); xlabel('Iteracje'); ylabel('Norma gradientu');
Earx=farx(n+1)
Eoe=foe(n+1)
